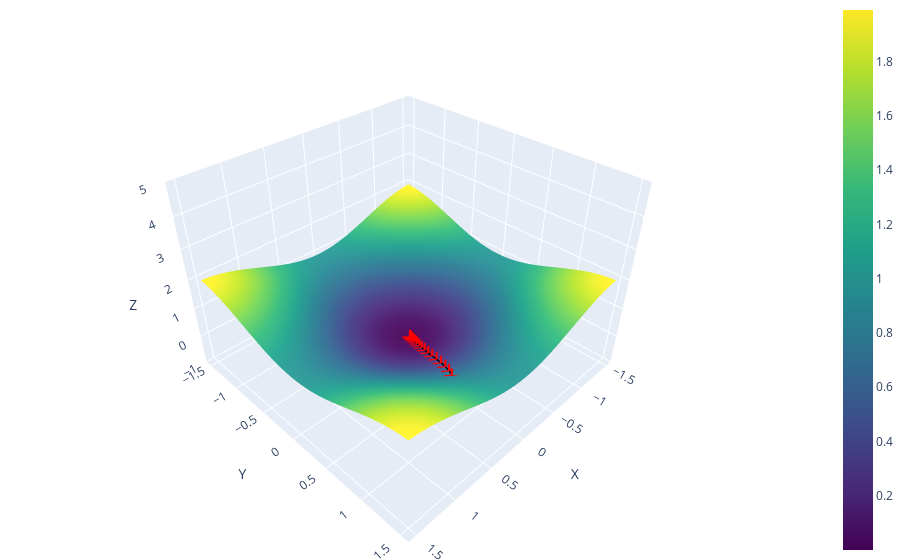

Here is the notebook cell this chart was saved with:
### Code cell
import numpy as np
import plotly.graph_objects as go

# Создание сетки
border = 1.5  # Меняйте значения border, чтобы увеличивать или уменьшать область
X, Y = np.meshgrid(np.linspace(-border, border, 100), np.linspace(-border, border, 100))
Z = np.array([f(np.array([x, y])) for x, y in zip(np.ravel(X), np.ravel(Y))]).reshape(
    X.shape
)

# Создание 3D-графика
fig = go.Figure(data=[go.Surface(z=Z, x=X, y=Y, colorscale="Viridis")])

# Добавление линии и маркеров
fig.add_trace(
    go.Scatter3d(
        x=steps[:, 0],
        y=steps[:, 1],
        z=steps[:, 2],
        mode="lines+markers",
        marker=dict(size=8, color="red", symbol="cross"),
        line=dict(color="black", width=5),
    )
)

# Настройка осей
fig.update_layout(
    scene=dict(
        xaxis_title="X",
        yaxis_title="Y",
        zaxis_title="Z",
        zaxis=dict(range=[-1, 5]),  # Установка пределов для Z
        aspectratio=dict(x=1, y=1, z=0.7),  # Соотношение сторон
    ),
    margin=dict(l=0, r=0, b=0, t=0),  # Удаление отступов
)

# Отображение графика
fig.show();

### Figure 1 — Plotly figure (JSON) as saved in the notebook; plotly's stock layout.template omitted (floating-point values rounded to 4 significant figures; data arrays with more than 128 entries replaced by an {"elided": "..."} marker saying what was removed)
{"data": [{"colorscale": [[0, "#440154"], [0.1111, "#482878"], [0.2222, "#3e4989"], [0.3333, "#31688e"], [0.4444, "#26828e"], [0.5556, "#1f9e89"], [0.6667, "#35b779"], [0.7778, "#6ece58"], [0.8889, "#b5de2b"], [1, "#fde725"]], "type": "surface", "x": {"elided": "100x100 float values"}, "y": {"elided": "100x100 float values"}, "z": {"elided": "100x100 float values"}}, {"line": {"color": "black", "width": 5}, "marker": {"color": "red", "size": 8, "symbol": "cross"}, "mode": "lines+markers", "type": "scatter3d", "x": [0.3745, 0.3064, 0.2489, 0.2012, 0.162, 0.1302, 0.1044, 0.0837, 0.06704, 0.05367, 0.04296, 0.03437, 0.02751, 0.02201, 0.01761, 0.01409, 0.01127, 0.009016, 0.007213, 0.00577], "y": [0.9507, 0.8561, 0.7571, 0.6573, 0.5606, 0.4705, 0.3897, 0.3194, 0.2598, 0.2101, 0.1693, 0.1361, 0.1092, 0.08755, 0.07013, 0.05615, 0.04494, 0.03597, 0.02878, 0.02303], "z": [0.7962, 0.6615, 0.5324, 0.4132, 0.3087, 0.2224, 0.1552, 0.1056, 0.07047, 0.04638, 0.03024, 0.01959, 0.01264, 0.008129, 0.00522, 0.003348, 0.002145, 0.001374, 0.00088, 0.0005634]}], "layout": {"margin": {"b": 0, "l": 0, "r": 0, "t": 0}, "scene": {"aspectratio": {"x": 1, "y": 1, "z": 0.7}, "xaxis": {"title": {"text": "X"}}, "yaxis": {"title": {"text": "Y"}}, "zaxis": {"range": [-1, 5], "title": {"text": "Z"}}}}}
